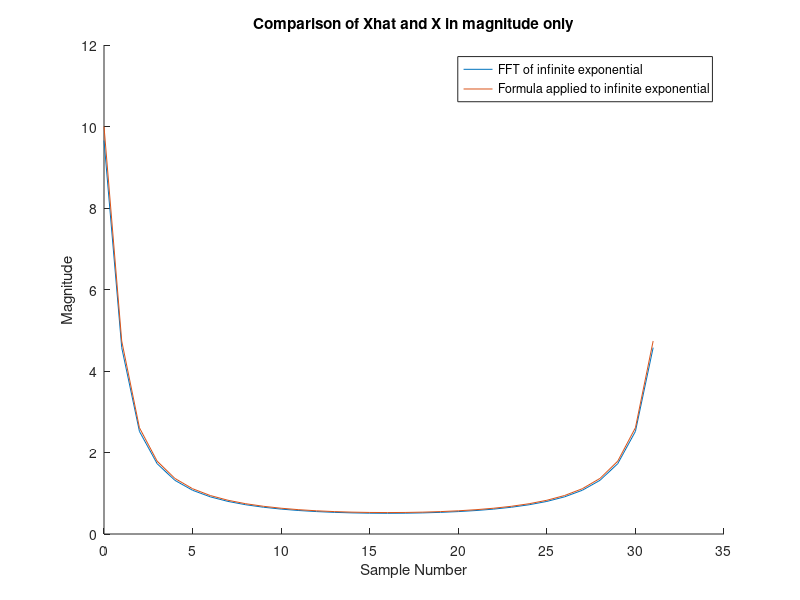

The MATLAB source for this figure:
% Generate 32 samples of the signal x(n) = (0.9)^n u(n) where n=0,1,...,31
% and compute |^X(k)| using the DFT. Plot on the same axes |X(k)| and
% |^X(k)| for the range of frequencies 0<=w<2*pi. Explain the difference
% between the two graphs.

n = 0:31;
x_n = 0.9 .^ n;
Xhat = abs(fft(x_n));


% Need to calculate |X| as 1/|1-0.9e^(-jw)|
increment = 2*pi/32;
w = 0: increment : 2*pi - increment;
X = 1 ./ abs( 1 - 0.9 .* exp(-1i*w) );

figure(1);
hold on;
plot(0:31, Xhat);
plot(0:31, X);
xlabel('Sample Number');
ylabel('Magnitude');
title('Comparison of Xhat and X in magnitude only');
legend('FFT of infinite exponential', 'Formula applied to infinite exponential');

% There is very little difference between the two graphs; The version
% calculated using the formula is translated upwards by a very small
% amount. The reason for this is unknown.